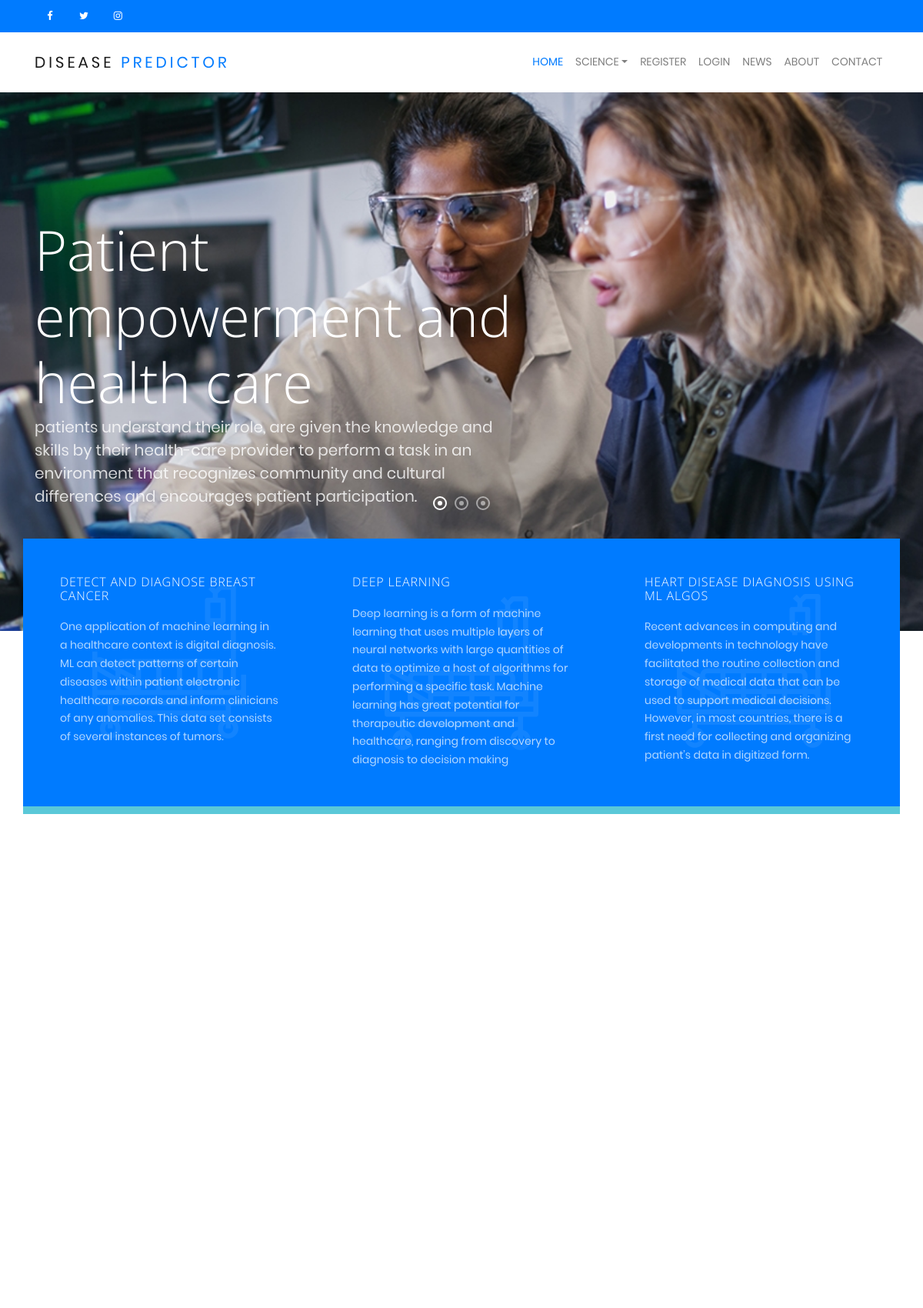
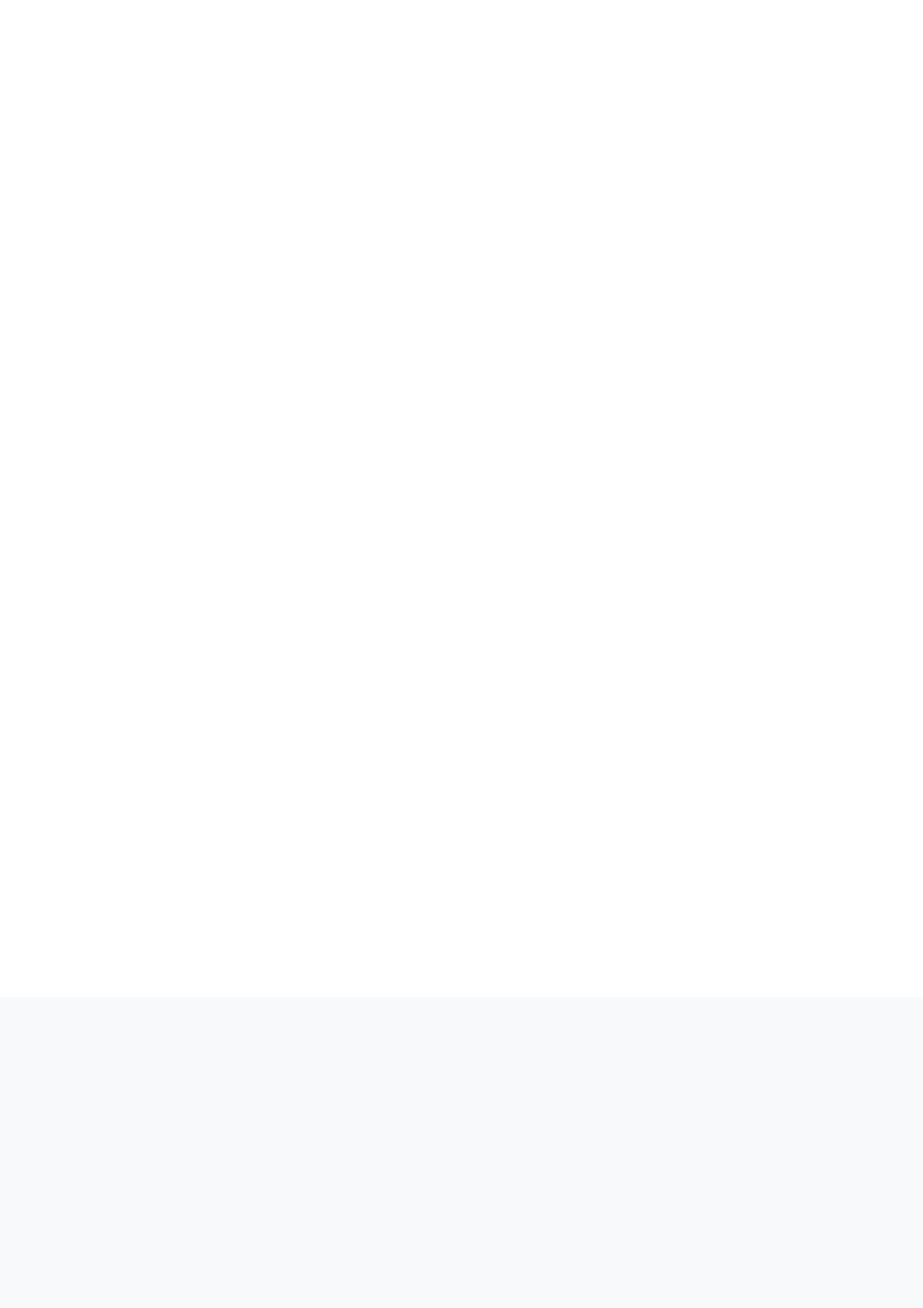
The page / (upper part) on the database its author committed (2 pictures, top to bottom).
### home/models.py (models this page shows, shortened)
class Topsection(models.Model):
      title = models.CharField(max_length=100)
      desc = models.TextField()
      img = models.ImageField(upload_to='pics')
      def __str__(self):
          return self.title

class Navhome(models.Model):
      title = models.CharField(max_length=100)
      desc = models.TextField(null=True)

### home/views.py (the view)
# urls.py: 2. Add a URL to urlpatterns:  path('', views.home, name='home')
def home(request):
    tops = Topsection.objects.all()
    nav= Navhome.objects.all()
    navdoct= doctor.objects.all()
    serv=Services.objects.all()
    new= News.objects.all()
    print(tops)
    return render(request,
      "home.html",
      {
      'tops': tops,
      'nav': nav,
      'navdoct':navdoct,
      'serv':serv,
      'new': new
      }
    )

### templates/home.html (shortened to what this page needs)
{% extends "head.html" %}
{% load static %}
{% static "img" as baseUrl %}
{% block body %}
    <section class="home-slider owl-carousel">
      {% for top in tops %}
      <div class="slider-item"  style="background-image: url('{{top.img.url}}');">
        <div class="container">
          <div class="row slider-text align-items-center">
            <div class="col-md-7 col-sm-12 element-animate">
              <h1>{{top.title}}</h1>
              <p>{{top.desc}}</p>
            </div>
          </div>
        </div>
      </div>
      {% endfor %}
    </section>
    <section class="container home-feature mb-5">
      <div class="row">
        {% for na in nav %}
        <div class="col-md-4 p-0 one-col element-animate">
          <div class="col-inner p-xl-5 p-lg-5 p-md-4 p-sm-4 p-4">
            <span class="icon flaticon-hospital-bed"></span>
            <h2>{{na.title}}</h2>
            <p>{{na.desc}}
</p>
          </div>
        </div>
    {% endfor %}
    </section>
    <section class="section stretch-section">
      <div class="container">
        <div class="row align-items-center">
        </div>
      </div>
    </section>
    <section class="section custom-tabs">
      <div class="container">
        <div class="row">
          <div class="col-md-1"></div>
        </div>
      </div>
    </section>
        <section class="section bg-light">
      <div class="container">
    </section>
{% endblock %}

### static/login/css/main.css (style rules this page uses)
* { margin: 0px; padding: 0px; box-sizing: border-box; }
body, html { height: 100%; font-family: Poppins-Regular, sans-serif; }
h1,h2,h3,h4,h5,h6 { margin: 0px; }
p { font-family: Poppins-Regular; font-size: 14px; line-height: 1.7; color: #666666; margin: 0px; }

### static/css/style.css (style rules this page uses)
body { background: #fff; font-family: "Open Sans", Arial, sans-serif; font-weight: 400; font-size: 16px; line-height: 1.8; color: #868e96; }
h1, h2, h3, h4, h5 { color: #000; }
.owl-carousel.home-slider { z-index: 1; position: relative; }
.owl-carousel.home-slider .slider-item { background-size: cover; background-repeat: no-repeat; background-position: center center; height: calc(100vh - 117px); min-height: 700px; }
.owl-carousel.home-slider .slider-item .slider-text { color: #fff; height: calc(100vh - 117px); min-height: 700px; }
.owl-carousel.home-slider .slider-item .slider-text h1 { font-size: 72px; color: #fff; line-height: 1.2; font-weight: 300; }
.owl-carousel.home-slider .slider-item .slider-text p { font-size: 20px; line-height: 1.5; font-weight: 300; color: rgba(255, 255, 255, 0.8); }
.home-feature { margin-top: -120px; position: relative; z-index: 2; }
.home-feature .one-col, .home-feature .two-col, .home-feature .three-col { position: relative; -webkit-transition: .3s all ease; -o-transition: .3s all ease; transition: .3s all ease; z-index: 2; top: 0; border-bottom: 10px solid #5AC8D8; }
.home-feature .one-col .col-inner, .home-feature .two-col .col-inner, .home-feature .three-col .col-inner { position: relative; overflow: hidden; }
.home-feature .one-col .icon, .home-feature .two-col .icon, .home-feature .three-col .icon { font-size: 200px; color: rgba(255, 255, 255, 0.07); position: absolute; left: 50%; top: 50%; -webkit-transform: translate(-50%, -50%); -ms-transform: translate(-50%, -50%); transform: translate(-50%, -50%); z-index: -1; -webkit-transition: .3s all ease; -o-transition: .3s all ease; transition: .3s all ease; }
.home-feature .one-col h2, .home-feature .two-col h2, .home-feature .three-col h2 { color: #fff; font-size: 16px; letter-spacing: .05em; font-weight: 300; margin-bottom: 20px; text-transform: uppercase; }
.home-feature .one-col p, .home-feature .two-col p, .home-feature .three-col p { color: rgba(255, 255, 255, 0.7); font-weight: 300; }
.home-feature .one-col p:last-child, .home-feature .two-col p:last-child, .home-feature .three-col p:last-child { margin-bottom: 0; }
.home-feature .one-col { background: #007bff; }
.section { padding: 7em 0; }
.element-animate { opacity: 0; visibility: hidden; }

### rows shown on the page
Topsection: img (picture), title "Patient empowerment and health care", desc "patients understand their role, are given the knowledge and skills by their health-care provider to perform a task in an environment that recognizes community and cultural differences and encourages patient participation."
Navhome: title "DETECT AND DIAGNOSE BREAST CANCER", desc "One application of machine learning in a healthcare context is digital diagnosis. ML can detect patterns of certain diseases within patient electronic healthcare records and inform clinicians of any anomalies. This data set consists of several instances of tumors."
Navhome: title "DEEP LEARNING", desc "Deep learning is a form of machine learning that uses multiple layers of neural networks with large quantities of data to optimize a host of algorithms for performing a specific task. Machine learning has great potential for therapeutic development and healthcare, ranging from discovery to diagnosis to decision making"
Navhome: title "HEART DISEASE DIAGNOSIS USING ML ALGOS", desc "Recent advances in computing and developments in technology have facilitated the routine collection and storage of medical data that can be used to support medical decisions. However, in most countries, there is a first need for collecting and organizing patient’s data in digitized form."
